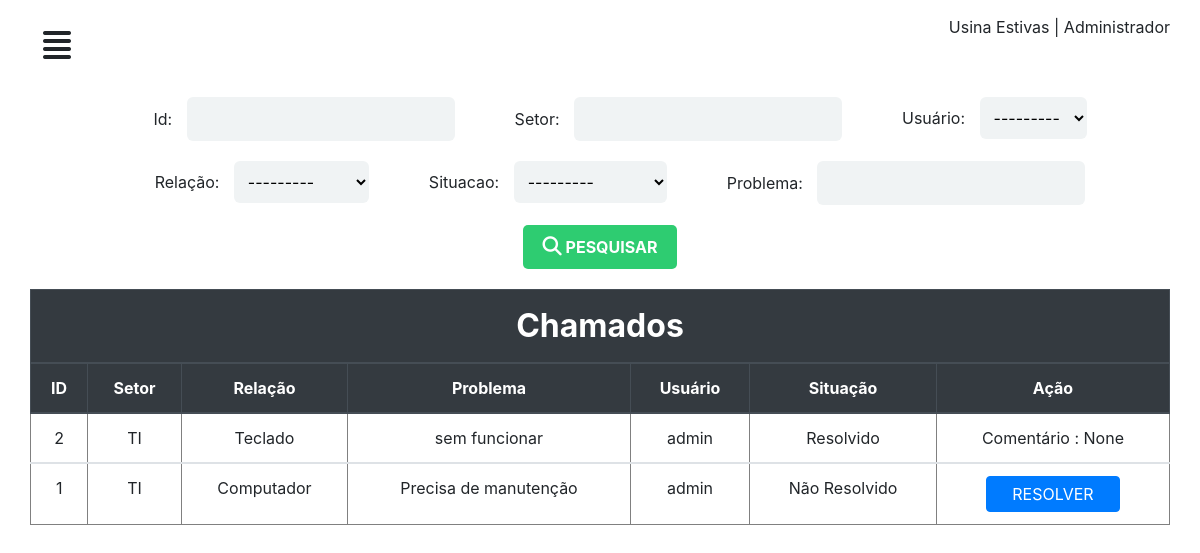
Page /perfil/chamados/ (signed in) on the earlier database version.
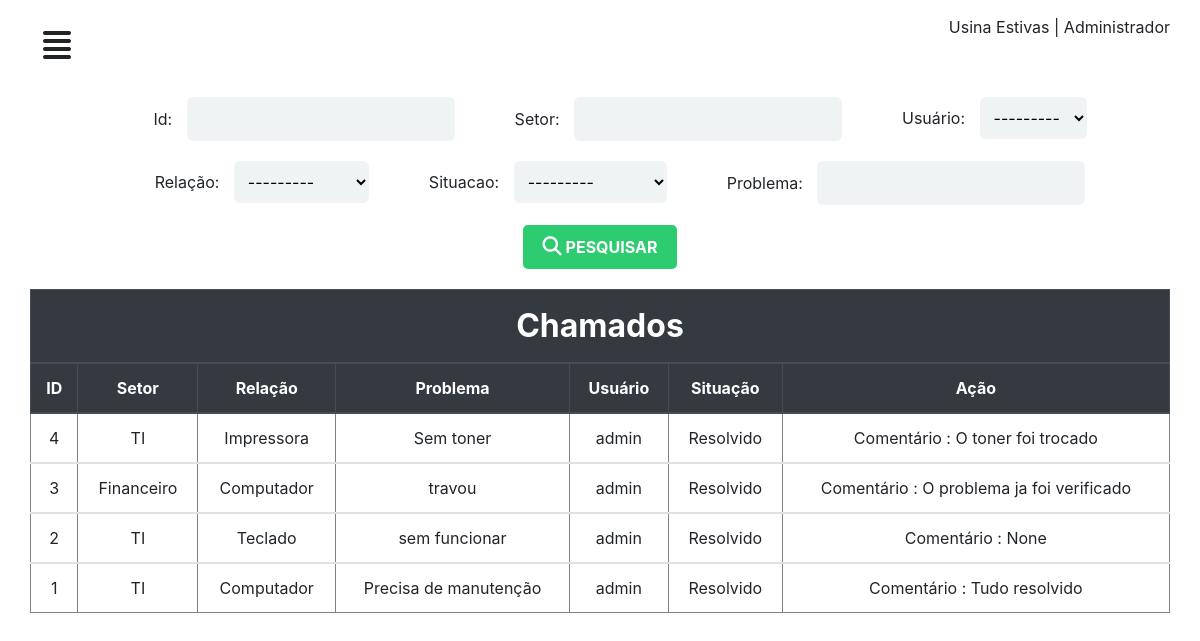
Same page on the later database version.
### chamados/models.py (models this page shows)
class Chamado(models.Model):
	setor = models.CharField('Setor', max_length=50)
	problema = models.TextField('problema')
	user = models.ForeignKey(CustomUser, on_delete=models.CASCADE)
	relacao = models.ForeignKey(ProblemaRelacionado, on_delete=models.CASCADE)
	situacao = models.ForeignKey(Situacao, on_delete=models.CASCADE, default=1)
	comentario = models.TextField('comentario', null=True)

class ProblemaRelacionado(models.Model):
	relacao = models.CharField('problema relacionado', max_length=50)
	def __str__(self):
		return self.relacao

class CustomUser (AbstractUser):
	matricula = models.CharField('matricula', max_length=11)
	apelido = models.CharField('apelido', max_length=50)
	def __str__(self):
		return self.username

class Situacao(models.Model):
	situ = models.CharField('situacao', max_length=100)
	def __str__(self):
		return self.situ

### chamados/views.py (the view)
# urls.py: path('perfil/chamados/', adminchamados, name="adminchamados"),
@login_required
def adminchamados(request):
	chamado = Chamado.objects.all().order_by('-id')
	meufiltro = FiltroChamado(request.GET, queryset=chamado)
	contexto = {
	'filtro': meufiltro
	}
	return render(request, 'admin/teste-filtro.html', contexto)

### chamados/templates/admin/teste-filtro.html (shortened to what this page needs)
{% extends "dashboard/baseperfil.html" %}
{% load static %}
{% block title %}
<link rel="stylesheet" href="{% static 'css/adminchamados.css' %}">
{% endblock%}
{% block conteudo %}
<form method="get">
	<div><span>Id:</span> {{filtro.form.id}}</div>
	<div><span>Setor:</span> {{filtro.form.setor}}</div>
	<div><span>Usuário:</span> {{filtro.form.user}}</div>
	<div><span>Relação:</span> {{filtro.form.relacao}}</div>
	<div><span>Situacao:</span> {{filtro.form.situacao}}</div>
	<div><span>Problema:</span> {{filtro.form.problema}}</div>
	<div class="btnSubmit">
		<button class="btnSubmit--btn" type="submit"><i class="fas fa-search"></i> pesquisar</button>
	</div>
</form>
<div class="table-responsive">
	<table class="table" border="1">
		<thead class="thead-dark">
			<tr>
				<th class="title-table" colspan="7">Chamados</th>
			</tr>
			<tr>
				<th>ID</th>
				<th>Setor</th>
				<th>Relação</th>
				<th>Problema</th>
				<th>Usuário</th>
				<th>Situação</th>
				<th>Ação</th>
			</tr>
		</thead>
		{% for chamado in filtro.qs %}
		<tbody>
			<tr>
				<td>{{chamado.id}}</td>
				<td>{{chamado.setor}}</td>
				<td>{{chamado.relacao}}</td>
				<td>{{chamado.problema}}</td>
				<td>{{chamado.user}}</td>
				<td>{{chamado.situacao}}</td>
				<td>{% if chamado.situacao.id == 1 %} <a href="{% url 'resolverchamado' chamado.id %}" class="btn btn-primary">Resolver</a> {% elif chamado.situacao.id == 2 %} <a href="{% url 'comentario' chamado.id %}" class="btn btn-warning">+</a>  <a href="{% url 'resolvidochamado' chamado.id %}" class="btn btn-success">Resolvido</a> {% else %} Comentário : {{chamado.comentario}}{% endif %}</td>
			</tr>
		</tbody>
		{% empty %}
		<tr>Nada cadastrado</tr>
		{% endfor %}
	</table>
</div>
{% endblock %}

Differences in the rows shown:
added Chamado: id "4", setor "TI", relacao "Impressora", problema "Sem toner", user "admin", situacao "Resolvido", comentario "O toner foi trocado"
added Chamado: id "3", setor "Financeiro", relacao "Computador", problema "travou", user "admin", situacao "Resolvido", comentario "O problema ja foi verificado"
changed Chamado "Precisa de manutenção": situacao "Não Resolvido" → "Resolvido"; comentario (not shown) → "Tudo resolvido"; situacao_id "RESOLVER" → "Comentário :"
